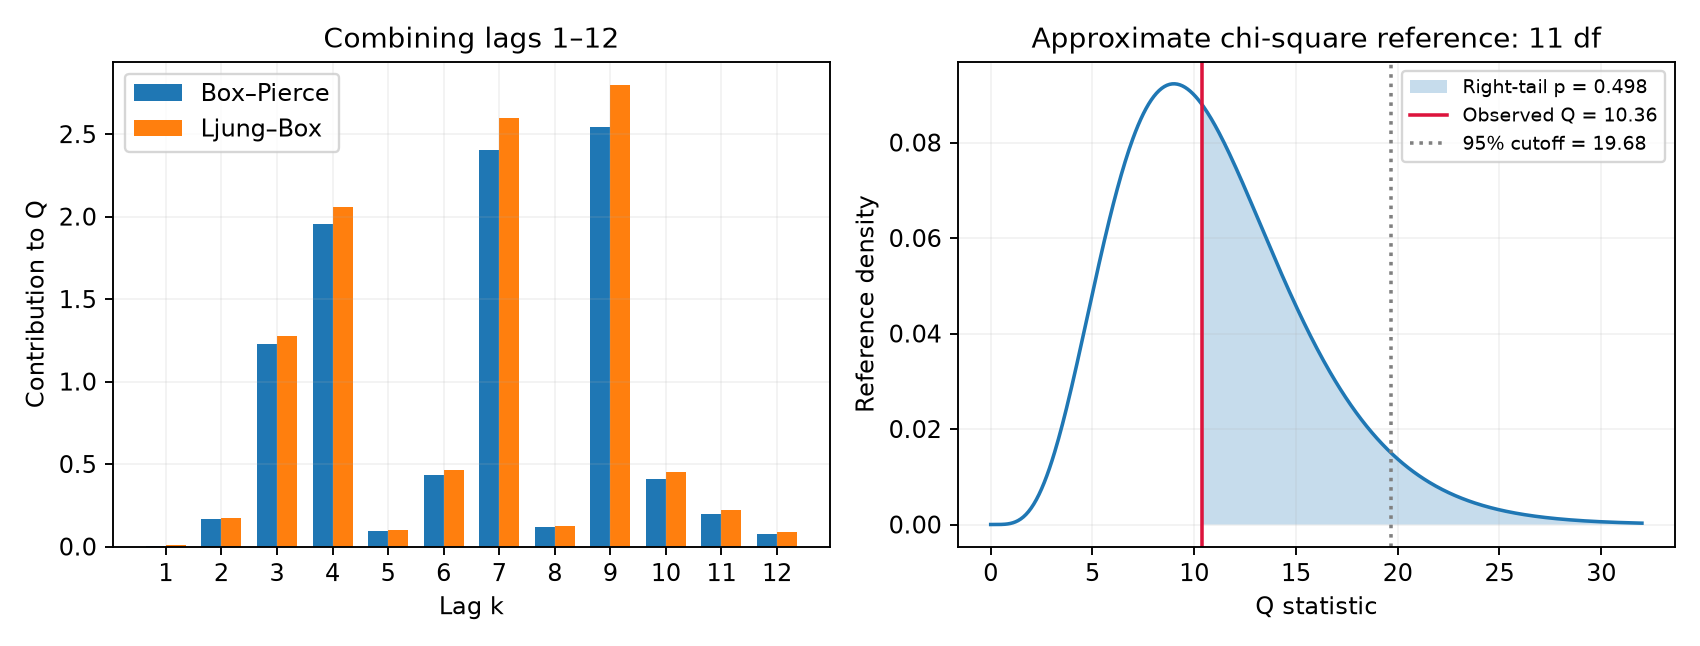

The script that saved this image:
import json
from pathlib import Path
import numpy as np
import matplotlib
matplotlib.use('Agg')
import matplotlib.pyplot as plt
from scipy.stats import chi2


def calculate(ac, n, h, model_df=1):
    k = np.arange(1,h+1)
    rho = ac[1:h+1]
    bp = n*rho**2
    lb = n*(n+2)*rho**2/(n-k)
    df = h-model_df
    return {'h':h,'df':df,'box_pierce':float(bp.sum()),'ljung_box':float(lb.sum()),
            'box_pierce_p':float(chi2.sf(bp.sum(),df)), 'ljung_box_p':float(chi2.sf(lb.sum(),df)),
            'rows':[{'lag':int(j),'residual_acf':float(r),'squared_acf':float(r*r),
                     'BP_contribution':float(b),'LB_contribution':float(l)} for j,r,b,l in zip(k,rho,bp,lb)]}


def main():
    source = json.loads(Path('turn07_residuals.json').read_text())
    ac = np.array(source['acf'])
    n = len(source['standardized_errors'])
    calculations = [calculate(ac,n,h) for h in [6,12,18,24]]
    worked = calculations[1]
    critical = float(chi2.ppf(.95,worked['df']))
    result = {'source':'turn07_residuals.json; unchanged standardized exact-filter errors',
              'n':n,'model_df':1,'df_explanation':'h - p - q = h - 1; the differencing order is not subtracted',
              'calculations':calculations,'worked_h':12,'sum_squared_acf_h12':float(np.sum(ac[1:13]**2)),
              'sum_weighted_squared_acf_h12':float(np.sum(ac[1:13]**2/(n-np.arange(1,13)))),
              'chi_square_95_critical_df11':critical,
              'calibration':'Approximate asymptotic chi-square reference, not an exact finite-sample distribution. Lag cutoffs are illustrative sensitivity checks, not independent tests.'}
    fig,axs = plt.subplots(1,2,figsize=(10,3.8))
    rows = worked['rows']
    k = np.arange(1,13)
    axs[0].bar(k-.18,[r['BP_contribution'] for r in rows],width=.36,label='Box–Pierce')
    axs[0].bar(k+.18,[r['LB_contribution'] for r in rows],width=.36,label='Ljung–Box')
    axs[0].set(xlabel='Lag k',ylabel='Contribution to Q',title='Combining lags 1–12',xticks=k)
    axs[0].legend()
    x = np.linspace(0,32,500)
    q = worked['ljung_box']
    axs[1].plot(x,chi2.pdf(x,worked['df']))
    axs[1].fill_between(x,chi2.pdf(x,worked['df']),where=x>=q,alpha=.25,label=f'Right-tail p = {worked["ljung_box_p"]:.3f}')
    axs[1].axvline(q,color='crimson',label=f'Observed Q = {q:.2f}')
    axs[1].axvline(critical,color='gray',linestyle=':',label=f'95% cutoff = {critical:.2f}')
    axs[1].set(xlabel='Q statistic',ylabel='Reference density',title='Approximate chi-square reference: 11 df')
    axs[1].legend(fontsize=8)
    for ax in axs: ax.grid(alpha=.15)
    fig.tight_layout()
    fig.savefig('turn08_portmanteau.png',dpi=170)
    plt.close(fig)
    Path('turn08_portmanteau.json').write_text(json.dumps(result,indent=2))
    print(json.dumps(result,indent=2))


if __name__ == '__main__':
    main()
